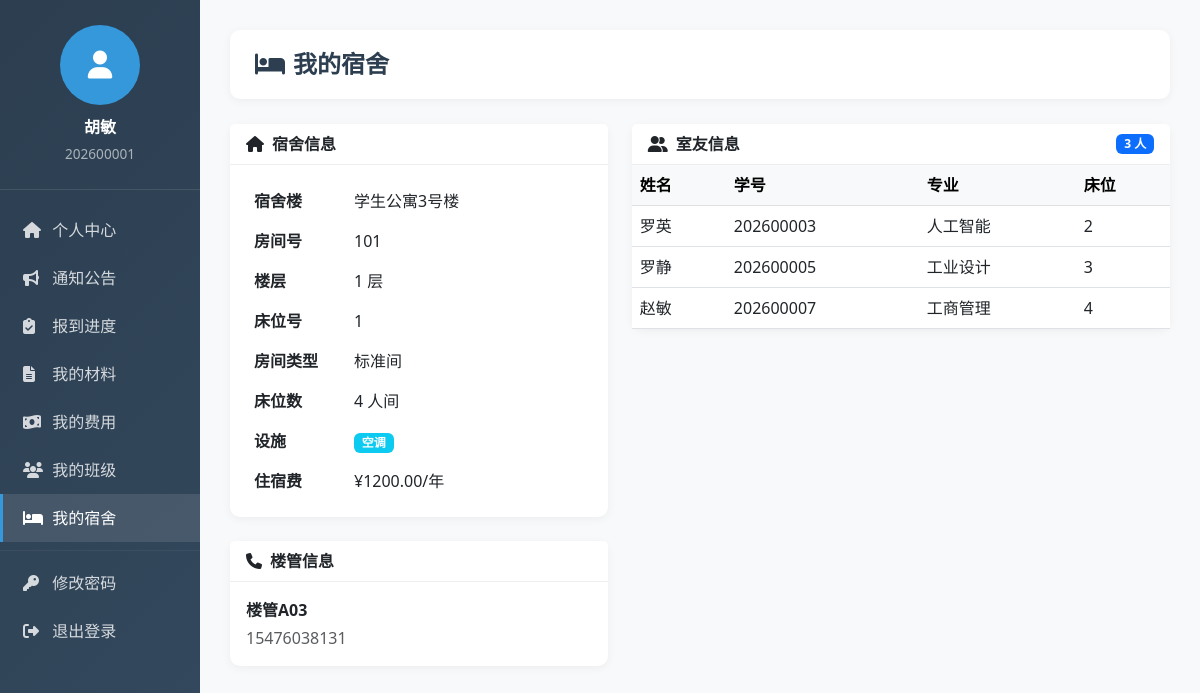
Screenshot of /my/dormitory/ (signed in) with the database file from the repository.
### students/models.py (models this page shows, shortened)
class Student(models.Model):
    GENDER_CHOICES = [
        ('M', '男'),
        ('F', '女'),
    ]
    STATUS_CHOICES = [
        ('admitted', '已录取'),
        ('pending', '待报到'),
        ('registered', '已报到'),
        ('completed', '已完成'),
        ('deferred', '保留学籍'),
        ('cancelled', '取消入学'),
    ]
    POLITICAL_CHOICES = [
        ('masses', '群众'),
        ('league', '共青团员'),
        ('party', '中共党员'),
        ('prep', '中共预备党员'),
        ('democratic', '民主党派'),
    ]
    phone_validator = RegexValidator(
        regex=r'^1[3-9]\d{9}$',
        message='请输入有效的手机号码'
    )
    id_card_validator = RegexValidator(
        regex=r'^\d{17}[\dXx]$',
        message='请输入有效的身份证号码'
    )
    student_id = models.CharField('学号', max_length=20, unique=True)
    name = models.CharField('姓名', max_length=50)
    gender = models.CharField('性别', max_length=1, choices=GENDER_CHOICES)
    id_card = models.CharField('身份证号', max_length=18, unique=True, validators=[id_card_validator])
    birthday = models.DateField('出生日期', null=True, blank=True)
    ethnicity = models.CharField('民族', max_length=20, default='汉族')
    political_status = models.CharField('政治面貌', max_length=20, choices=POLITICAL_CHOICES, default='masses')
    photo = models.ImageField('照片', upload_to='photos/', blank=True, null=True)
    phone = models.CharField('联系电话', max_length=20, validators=[phone_validator])
    email = models.EmailField('邮箱', blank=True)
    qq = models.CharField('QQ号', max_length=20, blank=True)
    wechat = models.CharField('微信号', max_length=50, blank=True)
    department = models.ForeignKey(
        Department,
        on_delete=models.SET_NULL,
        null=True,
        related_name='students',
        verbose_name='院系'
    )
    major = models.ForeignKey(
        Major,
        on_delete=models.SET_NULL,
        null=True,
        related_name='students',
        verbose_name='专业'
    )
    student_class = models.ForeignKey(
        StudentClass,
        on_delete=models.SET_NULL,
        null=True,
        blank=True,
        related_name='students',
        verbose_name='班级'
    )
    enrollment_year = models.IntegerField('入学年份')
    admission_ticket = models.CharField('准考证号', max_length=30, blank=True)
    exam_score = models.DecimalField('高考成绩', max_digits=6, decimal_places=2, null=True, blank=True)
    dormitory = models.ForeignKey(
        DormitoryRoom,
        on_delete=models.SET_NULL,
        null=True,
        blank=True,
        related_name='students',
        verbose_name='宿舍'
    )
    bed_number = models.CharField('床位号', max_length=10, blank=True)
    status = models.CharField('状态', max_length=20, choices=STATUS_CHOICES, default='admitted')
    registration_date = models.DateTimeField('报到时间', null=True, blank=True)
    home_address = models.TextField('家庭地址', blank=True)
    home_postcode = models.CharField('邮政编码', max_length=10, blank=True)
    emergency_contact = models.CharField('紧急联系人', max_length=50, blank=True)
    emergency_relation = models.CharField('与本人关系', max_length=20, blank=True)
    emergency_phone = models.CharField('紧急联系电话', max_length=20, blank=True)
    remark = models.TextField('备注', blank=True)
    user = models.OneToOneField(
        User,
        on_delete=models.SET_NULL,
        null=True,
        blank=True,
        related_name='student_profile',
        verbose_name='关联用户'
    )
    created_at = models.DateTimeField('创建时间', auto_now_add=True)
    updated_at = models.DateTimeField('更新时间', auto_now=True)
    class Meta:
        verbose_name = '新生'
        verbose_name_plural = '新生管理'
        ordering = ['-enrollment_year', 'student_id']
        indexes = [
            models.Index(fields=['student_id']),
            models.Index(fields=['id_card']),
            models.Index(fields=['status']),
            models.Index(fields=['enrollment_year']),
        ]

class DormitoryRoom(models.Model):
    ROOM_TYPE_CHOICES = [
        ('standard', '标准间'),
        ('deluxe', '豪华间'),
        ('single', '单人间'),
    ]
    building = models.ForeignKey(
        DormitoryBuilding,
        on_delete=models.CASCADE,
        related_name='rooms',
        verbose_name='所属楼栋'
    )
    room_number = models.CharField('房间号', max_length=20)
    floor = models.IntegerField('所在楼层')
    capacity = models.IntegerField('床位数', default=4)
    room_type = models.CharField('房间类型', max_length=20, choices=ROOM_TYPE_CHOICES, default='standard')
    has_bathroom = models.BooleanField('独立卫浴', default=False)
    has_air_conditioner = models.BooleanField('空调', default=False)
    fee_per_year = models.DecimalField('住宿费(元/年)', max_digits=8, decimal_places=2, default=1200)
    remark = models.TextField('备注', blank=True)
    is_active = models.BooleanField('是否启用', default=True)
    created_at = models.DateTimeField('创建时间', auto_now_add=True)
    class Meta:
        verbose_name = '宿舍房间'
        verbose_name_plural = '宿舍房间管理'
        unique_together = ['building', 'room_number']
        ordering = ['building', 'floor', 'room_number']

class DormitoryBuilding(models.Model):
    GENDER_CHOICES = [
        ('M', '男生宿舍'),
        ('F', '女生宿舍'),
        ('X', '混合宿舍'),
    ]
    name = models.CharField('楼栋名称', max_length=50, unique=True)
    code = models.CharField('楼栋编号', max_length=20, unique=True)
    gender_type = models.CharField('宿舍类型', max_length=1, choices=GENDER_CHOICES, default='X')
    floors = models.IntegerField('楼层数', default=6)
    manager = models.CharField('楼管姓名', max_length=50, blank=True)
    manager_phone = models.CharField('楼管电话', max_length=20, blank=True)
    address = models.CharField('位置描述', max_length=200, blank=True)
    is_active = models.BooleanField('是否启用', default=True)
    created_at = models.DateTimeField('创建时间', auto_now_add=True)
    class Meta:
        verbose_name = '宿舍楼'
        verbose_name_plural = '宿舍楼管理'
        ordering = ['code']

class Major(models.Model):
    DEGREE_CHOICES = [
        ('bachelor', '本科'),
        ('master', '硕士'),
        ('doctor', '博士'),
        ('junior', '专科'),
    ]
    name = models.CharField('专业名称', max_length=100)
    code = models.CharField('专业代码', max_length=20, unique=True)
    department = models.ForeignKey(
        Department,
        on_delete=models.CASCADE,
        related_name='majors',
        verbose_name='所属院系'
    )
    degree = models.CharField('学历层次', max_length=20, choices=DEGREE_CHOICES, default='bachelor')
    duration = models.IntegerField('学制(年)', default=4)
    tuition_fee = models.DecimalField('学费标准(元/年)', max_digits=10, decimal_places=2, default=0)
    description = models.TextField('专业简介', blank=True)
    is_active = models.BooleanField('是否启用', default=True)
    created_at = models.DateTimeField('创建时间', auto_now_add=True)
    class Meta:
        verbose_name = '专业'
        verbose_name_plural = '专业管理'
        ordering = ['department', 'code']

### students/views.py (the view)
# urls.py: path('my/dormitory/', views.my_dormitory, name='my_dormitory'),
@login_required(login_url='students:student_login')
def my_dormitory(request):
    if not hasattr(request.user, 'student_profile') or not request.user.student_profile:
        messages.warning(request, '您不是学生用户')
        return redirect('students:home')
    student = request.user.student_profile
    dormitory = student.dormitory
    roommates = []
    if dormitory:
        roommates = Student.objects.filter(
            dormitory=dormitory
        ).exclude(pk=student.pk)
    context = {
        'student': student,
        'dormitory': dormitory,
        'roommates': roommates,
    }
    return render(request, 'students/my_dormitory.html', context)

### templates/students/my_dormitory.html (shortened to what this page needs)
{% extends 'students/student_base.html' %}
{% block content %}
<div class="page-header">
    <h4 class="page-title"><i class="fas fa-bed me-2"></i>我的宿舍</h4>
</div>
{% if dormitory %}
<div class="row">
    <div class="col-md-5">
        <div class="card mb-4">
            <div class="card-header">
                <i class="fas fa-home me-2"></i>宿舍信息
            </div>
            <div class="card-body">
                <table class="table table-borderless mb-0">
                    <tr>
                        <th width="100">宿舍楼</th>
                        <td>{{ dormitory.building.name }}</td>
                    </tr>
                    <tr>
                        <th>房间号</th>
                        <td>{{ dormitory.room_number }}</td>
                    </tr>
                    <tr>
                        <th>楼层</th>
                        <td>{{ dormitory.floor }} 层</td>
                    </tr>
                    <tr>
                        <th>床位号</th>
                        <td>{{ student.bed_number|default:"待分配" }}</td>
                    </tr>
                    <tr>
                        <th>房间类型</th>
                        <td>{{ dormitory.get_room_type_display }}</td>
                    </tr>
                    <tr>
                        <th>床位数</th>
                        <td>{{ dormitory.capacity }} 人间</td>
                    </tr>
                    <tr>
                        <th>设施</th>
                        <td>
                            {% if dormitory.has_air_conditioner %}
                                <span class="badge bg-info">空调</span>
                            {% endif %}
                        </td>
                    </tr>
                    <tr>
                        <th>住宿费</th>
                        <td>¥{{ dormitory.fee_per_year }}/年</td>
                    </tr>
                </table>
            </div>
        </div>
        {% if dormitory.building.manager %}
        <div class="card">
            <div class="card-header">
                <i class="fas fa-phone me-2"></i>楼管信息
            </div>
            <div class="card-body">
                <p class="mb-1"><strong>{{ dormitory.building.manager }}</strong></p>
                <p class="mb-0 text-muted">{{ dormitory.building.manager_phone }}</p>
            </div>
        </div>
        {% endif %}
    </div>
    <div class="col-md-7">
        <div class="card">
            <div class="card-header d-flex justify-content-between align-items-center">
                <span><i class="fas fa-user-friends me-2"></i>室友信息</span>
                <span class="badge bg-primary">{{ roommates|length }} 人</span>
            </div>
            <div class="card-body p-0">
                {% if roommates %}
                <table class="table table-hover mb-0">
                    <thead class="table-light">
                        <tr>
                            <th>姓名</th>
                            <th>学号</th>
                            <th>专业</th>
                            <th>床位</th>
                        </tr>
                    </thead>
                    <tbody>
                        {% for mate in roommates %}
                        <tr>
                            <td>{{ mate.name }}</td>
                            <td>{{ mate.student_id }}</td>
                            <td>{{ mate.major.name|default:"-" }}</td>
                            <td>{{ mate.bed_number|default:"-" }}</td>
                        </tr>
                        {% endfor %}
                    </tbody>
                </table>
                {% else %}
                <div class="text-center py-5 text-muted">
                    <i class="fas fa-user-friends fa-3x mb-3"></i>
                    <p>暂无室友</p>
                </div>
                {% endif %}
            </div>
        </div>
    </div>
</div>
{% endif %}
{% endblock %}

### templates/students/student_base.html (shortened to what this page needs)
<!DOCTYPE html>
<html lang="zh-CN">
<head>
    <link href="https://cdn.bootcdn.net/ajax/libs/bootstrap/5.3.0/css/bootstrap.min.css" rel="stylesheet">
    <link href="https://cdn.bootcdn.net/ajax/libs/font-awesome/6.4.0/css/all.min.css" rel="stylesheet">
</head>
<body>
    <div class="container-fluid">
        <div class="row">
            <div class="col-md-3 col-lg-2 sidebar d-none d-md-block">
                <div class="user-info">
                    <div class="user-avatar">
                        {% if student.photo %}
                            <img src="{{ student.photo.url }}" alt="" class="w-100 h-100 rounded-circle">
                        {% else %}
                            <i class="fas fa-user"></i>
                        {% endif %}
                    </div>
                    <div class="user-name">{{ student.name }}</div>
                    <div class="user-id">{{ student.student_id }}</div>
                </div>
                <nav class="nav flex-column py-3">
                    <a class="nav-link {% if request.resolver_match.url_name == 'student_profile' %}active{% endif %}" href="{% url 'students:student_profile' %}">
                        <i class="fas fa-home"></i> 个人中心
                    </a>
                    <a class="nav-link {% if request.resolver_match.url_name == 'announcement_list' %}active{% endif %}" href="{% url 'students:announcement_list' %}">
                        <i class="fas fa-bullhorn"></i> 通知公告
                    </a>
                    <a class="nav-link {% if request.resolver_match.url_name == 'my_registration' %}active{% endif %}" href="{% url 'students:my_registration' %}">
                        <i class="fas fa-clipboard-check"></i> 报到进度
                    </a>
                    <a class="nav-link {% if request.resolver_match.url_name == 'my_documents' %}active{% endif %}" href="{% url 'students:my_documents' %}">
                        <i class="fas fa-file-alt"></i> 我的材料
                    </a>
                    <a class="nav-link {% if request.resolver_match.url_name == 'my_fees' %}active{% endif %}" href="{% url 'students:my_fees' %}">
                        <i class="fas fa-money-bill-wave"></i> 我的费用
                    </a>
                    <a class="nav-link {% if request.resolver_match.url_name == 'my_class' %}active{% endif %}" href="{% url 'students:my_class' %}">
                        <i class="fas fa-users"></i> 我的班级
                    </a>
                    <a class="nav-link {% if request.resolver_match.url_name == 'my_dormitory' %}active{% endif %}" href="{% url 'students:my_dormitory' %}">
                        <i class="fas fa-bed"></i> 我的宿舍
                    </a>
                    <hr class="my-2" style="border-color: rgba(255,255,255,0.2);">
                    <a class="nav-link" href="{% url 'students:change_password' %}">
                        <i class="fas fa-key"></i> 修改密码
                    </a>
                    <a class="nav-link" href="{% url 'students:student_logout' %}">
                        <i class="fas fa-sign-out-alt"></i> 退出登录
                    </a>
                </nav>
            </div>
            <div class="col-md-9 col-lg-10 ms-auto main-content">
                {% block content %}{% endblock %}
            </div>
        </div>
    </div>
</body>
</html>

### templates/students/student_base.html (style rules this page uses)
:root { --primary-color: #3498db; --secondary-color: #2ecc71; --dark-color: #2c3e50; }
body { background-color: #f8f9fa; }
.sidebar { background: linear-gradient(135deg, var(--dark-color) 0%, #34495e 100%); min-height: 100vh; padding: 0; }
.sidebar .nav-link { color: rgba(255,255,255,0.8); padding: 12px 20px; border-left: 3px solid transparent; transition: all 0.3s; }
.sidebar .nav-link:hover, .sidebar .nav-link.active { background: rgba(255,255,255,0.1); color: #fff; border-left-color: var(--primary-color); }
.sidebar .nav-link i { width: 25px; }
.user-info { padding: 25px 20px; border-bottom: 1px solid rgba(255,255,255,0.1); text-align: center; }
.user-avatar { width: 80px; height: 80px; border-radius: 50%; background: var(--primary-color); color: #fff; display: flex; align-items: center; justify-content: center; font-size: 28px; margin: 0 auto 10px; }
.user-name { color: #fff; font-weight: 600; margin-bottom: 5px; }
.user-id { color: rgba(255,255,255,0.6); font-size: 0.85rem; }
.main-content { padding: 30px; }
.page-header { background: #fff; padding: 20px 25px; border-radius: 10px; box-shadow: 0 2px 10px rgba(0,0,0,0.05); margin-bottom: 25px; }
.page-title { margin: 0; color: var(--dark-color); font-weight: 600; }
.card { border: none; border-radius: 10px; box-shadow: 0 2px 10px rgba(0,0,0,0.05); }
.card-header { background: #fff; border-bottom: 1px solid #eee; font-weight: 600; }

### rows the page displays
Student: name "胡敏", student_id "202600001", bed_number "1"
DormitoryRoom: building.name "学生公寓3号楼", room_number "101", floor "1", room_type "标准间", capacity "4", fee_per_year "1200.00", building.manager "楼管A03", building.manager_phone "15476038131"
Student: name "罗英", student_id "202600003", major.name "人工智能", bed_number "2"
Student: name "罗静", student_id "202600005", major.name "工业设计", bed_number "3"
Student: name "赵敏", student_id "202600007", major.name "工商管理", bed_number "4"

### other values shown
{{ roommates|length }} "3"
